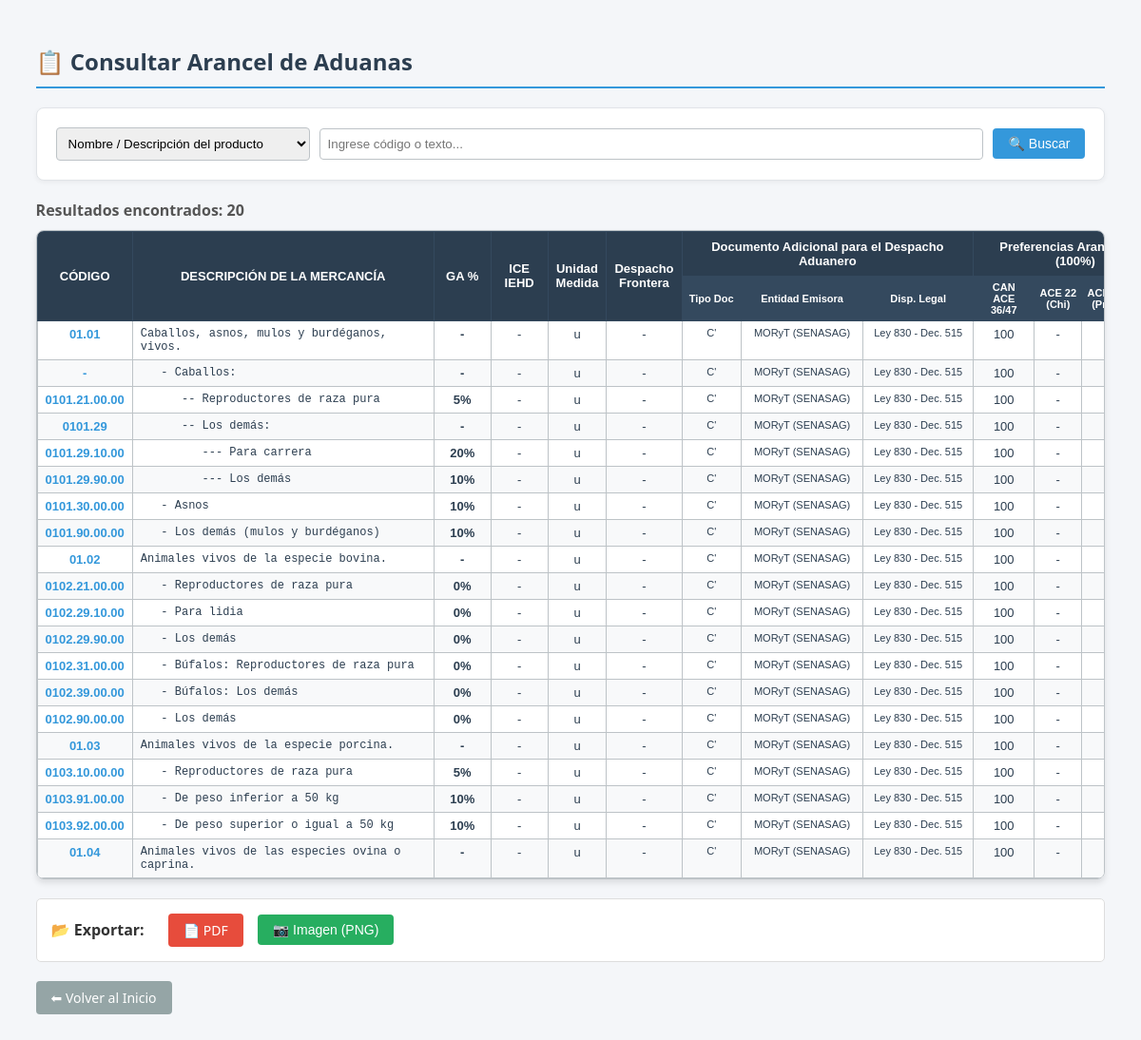
The app's page /aranceles/buscar/ with its own data.
### aranceles/models.py (models this page shows, shortened)
class Arancel(models.Model):
    codigo = models.CharField(max_length=20, unique=True)
    descripcion = models.TextField()
    gravamen = models.DecimalField(max_digits=5, decimal_places=2, null=True, blank=True)
    ice_iehd = models.CharField(max_length=50, null=True, blank=True)
    unidad_medida = models.CharField(max_length=10, null=True, blank=True)
    despacho_frontera = models.BooleanField(null=True, blank=True)
    tipo_doc = models.CharField(max_length=20, null=True, blank=True)
    entidad_emite = models.CharField(max_length=100, null=True, blank=True)
    disp_legal = models.CharField(max_length=100, null=True, blank=True)
    pref_can_ace = models.IntegerField(null=True, blank=True)
    pref_ace22_chi = models.IntegerField(null=True, blank=True)
    pref_ace22_prot = models.IntegerField(null=True, blank=True)
    pref_ace66_mexico = models.IntegerField(null=True, blank=True)
    nota_explicativa = models.TextField(
        null=True,
        blank=True,
        verbose_name="Nota Explicativa (OMA)",
        help_text="Texto oficial detallado de la Nota Explicativa para clasificar correctamente."
    )

### aranceles/views.py (the view, shortened to what this page needs)
# urls.py: path('buscar/', views.buscar_arancel, name='buscar_arancel'),
def buscar_arancel(request):
    form = BusquedaArancelForm(request.GET or None)
    resultados = []
    mensaje = ""
    if not request.GET:
        resultados = Arancel.objects.all()[:20]
    return render(request, 'aranceles/buscar.html', {
        'form': form,
        'resultados': resultados,
        'mensaje': mensaje
    })

### aranceles/forms.py
class BusquedaArancelForm(forms.Form):
    OPCIONES_BUSQUEDA = [
        ('descripcion', 'Nombre / Descripción del producto'),
        ('capitulo', 'Capítulo (2 dígitos)'),
        ('partida', 'Partida (4 dígitos)'),
        ('sub_int', 'Subpartida Internacional (6 dígitos)'),
        ('sub_reg', 'Subpartida Regional (8 dígitos)'),
        ('exacto', 'Código Nacional Completo (10 dígitos)'),
    ]
    query = forms.CharField(
        label='Criterio de búsqueda',
        max_length=100,
        widget=forms.TextInput(attrs={'class': 'form-control', 'placeholder': 'Ingrese código o texto...'})
    )
    tipo_busqueda = forms.ChoiceField(
        label='Buscar por',
        choices=OPCIONES_BUSQUEDA,
        widget=forms.Select(attrs={'class': 'form-select'})
    )

### templates/aranceles/buscar.html (shortened to what this page needs)
{% load static %}
<!DOCTYPE html>
<html lang="es">
<head>
</head>
<body>
<div class="container">
    <h2>📋 Consultar Arancel de Aduanas</h2>
    <div class="search-box">
        <form method="get" action="">
            <div class="form-row">
                {{ form.tipo_busqueda }}
                {{ form.query }}
                <button type="submit" class="btn btn-buscar">🔍 Buscar</button>
            </div>
        </form>
    </div>
    {% if resultados %}
        <div style="margin-bottom: 10px; font-weight: bold; color: #555;">
            Resultados encontrados: {{ resultados|length }}
        </div>
        <div class="tabla-contenedor">
            <table class="tabla-resultados" id="tablaParaExportar">
                <thead>
                    <tr>
                        <th rowspan="2" style="width: 8%;">CÓDIGO</th>
                        <th rowspan="2" style="width: 25%;">DESCRIPCIÓN DE LA MERCANCÍA</th>
                        <th rowspan="2" style="width: 5%;">GA %</th>
                        <th rowspan="2" style="width: 5%;">ICE IEHD</th>
                        <th rowspan="2" style="width: 5%;">Unidad<br>Medida</th>
                        <th rowspan="2" style="width: 5%;">Despacho<br>Frontera</th>
                        <th colspan="3">Documento Adicional para el Despacho Aduanero</th>
                        <th colspan="4">Preferencias Arancelarias (100%)</th>
                    </tr>
                    <tr>
                        <th class="sub-header">Tipo Doc</th>
                        <th class="sub-header">Entidad Emisora</th>
                        <th class="sub-header">Disp. Legal</th>
                        <th class="sub-header">CAN<br>ACE 36/47</th>
                        <th class="sub-header">ACE 22<br>(Chi)</th>
                        <th class="sub-header">ACE 22<br>(Prot)</th>
                    </tr>
                </thead>
                <tbody>
                    {% for item in resultados %}
                    <tr>
                        <td class="col-codigo">
                            <a href="{% url 'detalle_arancel' item.pk %}" style="color: #3498db; text-decoration: none; font-weight: bold;">
                                {{ item.codigo|default:"-" }}
                            </a>
                        </td>
                        <td class="col-descripcion">{{ item.descripcion|default:"-" }}</td>
                        <td class="col-centro col-negrita">
                            {% if item.gravamen is not None %}
                                {{ item.gravamen|floatformat:0 }}%
                            {% else %}
                                -
                            {% endif %}
                        </td>
                        <td class="col-centro">{{ item.ice_iehd|default:"-" }}</td>
                        <td class="col-centro">{{ item.unidad_medida|default:"-" }}</td>
                        <td class="col-centro">
                            {% if item.despacho_frontera %}Sí{% else %}-{% endif %}
                        </td>
                        <td class="col-centro small-text">{{ item.tipo_doc|default:"-" }}</td>
                        <td class="col-centro small-text">{{ item.entidad_emite|default:"-" }}</td>
                        <td class="col-centro small-text">{{ item.disp_legal|default:"-" }}</td>
                        <td class="col-centro">{{ item.pref_can_ace|default:"-" }}</td>
                        <td class="col-centro">{{ item.pref_ace22_chi|default:"-" }}</td>
                        <td class="col-centro">{{ item.pref_ace22_prot|default:"-" }}</td>
                    </tr>
                    {% empty %}
                    <tr>
                        <td colspan="13" style="text-align: center; padding: 20px;">
                            No se encontraron datos disponibles.
                        </td>
                    </tr>
                    {% endfor %}
                </tbody>
            </table>
        </div>
        <div class="acciones-exportar">
            <span style="font-weight: bold; margin-right: 10px;">📂 Exportar:</span>
            <a href="{% url 'exportar_pdf' %}?{{ request.GET.urlencode }}" class="btn btn-pdf" target="_blank">
                📄 PDF
            </a>
            <button onclick="descargarPNG()" class="btn btn-png">
                📷 Imagen (PNG)
            </button>
        </div>
    {% endif %}
    <a href="{% url 'home' %}" class="btn btn-volver">⬅ Volver al Inicio</a>
</div>
</body>
</html>

### templates/aranceles/buscar.html (style rules this page uses)
body { font-family: "Segoe UI", Roboto, Helvetica, Arial, sans-serif; background-color: #f4f6f9; color: #333; }
.container { width: 95%; max-width: 1400px; margin: 0 auto; padding-top: 20px; padding-bottom: 40px; }
h2 { color: #2c3e50; border-bottom: 2px solid #3498db; padding-bottom: 10px; margin-bottom: 20px; }
.search-box { background: #fff; padding: 20px; border-radius: 8px; box-shadow: 0 2px 5px rgba(0,0,0,0.05); margin-bottom: 20px; border: 1px solid #e1e4e8; }
.tabla-contenedor { overflow-x: auto; box-shadow: 0 4px 6px rgba(0,0,0,0.1); border-radius: 8px; border: 1px solid #bdc3c7; }
.tabla-resultados { width: 100%; border-collapse: collapse; background-color: white; font-family: "Arial Narrow", sans-serif; font-size: 13px; min-width: 1200px; }
.tabla-resultados th { background-color: #2c3e50; color: white; border: 1px solid #34495e; padding: 8px; text-align: center; vertical-align: middle; font-weight: 600; }
.tabla-resultados th.sub-header { background-color: #34495e; font-size: 11px; padding: 5px; }
.tabla-resultados td { border: 1px solid #bdc3c7; padding: 6px 8px; vertical-align: top; color: #2c3e50; }
.tabla-resultados tbody tr:nth-child(even) { background-color: #f8f9fa; }
.col-codigo { font-weight: bold; text-align: center; white-space: nowrap; }
.col-descripcion { white-space: pre-wrap; text-align: left; font-family: "Courier New", Courier, monospace; font-size: 12px; min-width: 300px; }
.col-centro { text-align: center; }
.col-negrita { font-weight: bold; }
.small-text { font-size: 11px; }
.btn { padding: 8px 16px; text-decoration: none; border-radius: 4px; display: inline-flex; align-items: center; justify-content: center; cursor: pointer; border: none; font-size: 14px; font-weight: 500; transition: background 0.2s; gap: 5px; }
.btn-buscar { background-color: #3498db; color: white; }
.btn-pdf { background-color: #e74c3c; color: white; }
.btn-png { background-color: #27ae60; color: white; }
.btn-volver { background-color: #95a5a6; color: white; margin-top: 20px; }
.acciones-exportar { background-color: #fff; padding: 15px; border: 1px solid #ddd; margin-top: 20px; border-radius: 5px; display: flex; align-items: center; gap: 15px; }
.form-row { display: flex; gap: 10px; align-items: center; flex-wrap: wrap; }
.form-row select, .form-row input { padding: 8px; border: 1px solid #bdc3c7; border-radius: 4px; }
.form-row input { flex-grow: 1; min-width: 200px; }

### records on screen
Arancel: codigo "01.01", descripcion "Caballos, asnos, mulos y burdéganos, vivos.", ice_iehd "-", unidad_medida "u", tipo_doc "C'", entidad_emite "MORyT (SENASAG)", disp_legal "Ley 830 - Dec. 515", pref_can_ace "100", pref_ace22_chi "-"
Arancel: codigo "-", descripcion "- Caballos:", ice_iehd "-", unidad_medida "u", tipo_doc "C'", entidad_emite "MORyT (SENASAG)", disp_legal "Ley 830 - Dec. 515", pref_can_ace "100", pref_ace22_chi "-"
Arancel: codigo "0101.21.00.00", descripcion "-- Reproductores de raza pura", gravamen "5", ice_iehd "-", unidad_medida "u", tipo_doc "C'", entidad_emite "MORyT (SENASAG)", disp_legal "Ley 830 - Dec. 515", pref_can_ace "100", pref_ace22_chi "-"
Arancel: codigo "0101.29", descripcion "-- Los demás:", ice_iehd "-", unidad_medida "u", tipo_doc "C'", entidad_emite "MORyT (SENASAG)", disp_legal "Ley 830 - Dec. 515", pref_can_ace "100", pref_ace22_chi "-"
Arancel: codigo "0101.29.10.00", descripcion "--- Para carrera", gravamen "20", ice_iehd "-", unidad_medida "u", tipo_doc "C'", entidad_emite "MORyT (SENASAG)", disp_legal "Ley 830 - Dec. 515", pref_can_ace "100", pref_ace22_chi "-"
Arancel: codigo "0101.29.90.00", descripcion "--- Los demás", gravamen "10", ice_iehd "-", unidad_medida "u", tipo_doc "C'", entidad_emite "MORyT (SENASAG)", disp_legal "Ley 830 - Dec. 515", pref_can_ace "100", pref_ace22_chi "-"
Arancel: codigo "0101.30.00.00", descripcion "- Asnos", gravamen "10", ice_iehd "-", unidad_medida "u", tipo_doc "C'", entidad_emite "MORyT (SENASAG)", disp_legal "Ley 830 - Dec. 515", pref_can_ace "100", pref_ace22_chi "-"
Arancel: codigo "0101.90.00.00", descripcion "- Los demás (mulos y burdéganos)", gravamen "10", ice_iehd "-", unidad_medida "u", tipo_doc "C'", entidad_emite "MORyT (SENASAG)", disp_legal "Ley 830 - Dec. 515", pref_can_ace "100", pref_ace22_chi "-"
Arancel: codigo "01.02", descripcion "Animales vivos de la especie bovina.", ice_iehd "-", unidad_medida "u", tipo_doc "C'", entidad_emite "MORyT (SENASAG)", disp_legal "Ley 830 - Dec. 515", pref_can_ace "100", pref_ace22_chi "-"
Arancel: codigo "0102.21.00.00", descripcion "- Reproductores de raza pura", gravamen "0", ice_iehd "-", unidad_medida "u", tipo_doc "C'", entidad_emite "MORyT (SENASAG)", disp_legal "Ley 830 - Dec. 515", pref_can_ace "100", pref_ace22_chi "-"
Arancel: codigo "0102.29.10.00", descripcion "- Para lidia", gravamen "0", ice_iehd "-", unidad_medida "u", tipo_doc "C'", entidad_emite "MORyT (SENASAG)", disp_legal "Ley 830 - Dec. 515", pref_can_ace "100", pref_ace22_chi "-"
Arancel: codigo "0102.29.90.00", descripcion "- Los demás", gravamen "0", ice_iehd "-", unidad_medida "u", tipo_doc "C'", entidad_emite "MORyT (SENASAG)", disp_legal "Ley 830 - Dec. 515", pref_can_ace "100", pref_ace22_chi "-"
Arancel: codigo "0102.31.00.00", descripcion "- Búfalos: Reproductores de raza pura", gravamen "0", ice_iehd "-", unidad_medida "u", tipo_doc "C'", entidad_emite "MORyT (SENASAG)", disp_legal "Ley 830 - Dec. 515", pref_can_ace "100", pref_ace22_chi "-"
Arancel: codigo "0102.39.00.00", descripcion "- Búfalos: Los demás", gravamen "0", ice_iehd "-", unidad_medida "u", tipo_doc "C'", entidad_emite "MORyT (SENASAG)", disp_legal "Ley 830 - Dec. 515", pref_can_ace "100", pref_ace22_chi "-"
Arancel: codigo "0102.90.00.00", descripcion "- Los demás", gravamen "0", ice_iehd "-", unidad_medida "u", tipo_doc "C'", entidad_emite "MORyT (SENASAG)", disp_legal "Ley 830 - Dec. 515", pref_can_ace "100", pref_ace22_chi "-"
Arancel: codigo "01.03", descripcion "Animales vivos de la especie porcina.", ice_iehd "-", unidad_medida "u", tipo_doc "C'", entidad_emite "MORyT (SENASAG)", disp_legal "Ley 830 - Dec. 515", pref_can_ace "100", pref_ace22_chi "-"
Arancel: codigo "0103.10.00.00", descripcion "- Reproductores de raza pura", gravamen "5", ice_iehd "-", unidad_medida "u", tipo_doc "C'", entidad_emite "MORyT (SENASAG)", disp_legal "Ley 830 - Dec. 515", pref_can_ace "100", pref_ace22_chi "-"
Arancel: codigo "0103.91.00.00", descripcion "- De peso inferior a 50 kg", gravamen "10", ice_iehd "-", unidad_medida "u", tipo_doc "C'", entidad_emite "MORyT (SENASAG)", disp_legal "Ley 830 - Dec. 515", pref_can_ace "100", pref_ace22_chi "-"
Arancel: codigo "0103.92.00.00", descripcion "- De peso superior o igual a 50 kg", gravamen "10", ice_iehd "-", unidad_medida "u", tipo_doc "C'", entidad_emite "MORyT (SENASAG)", disp_legal "Ley 830 - Dec. 515", pref_can_ace "100", pref_ace22_chi "-"
Arancel: codigo "01.04", descripcion "Animales vivos de las especies ovina o caprina.", ice_iehd "-", unidad_medida "u", tipo_doc "C'", entidad_emite "MORyT (SENASAG)", disp_legal "Ley 830 - Dec. 515", pref_can_ace "100", pref_ace22_chi "-"

### other values on screen
{{ resultados|length }} "20"
